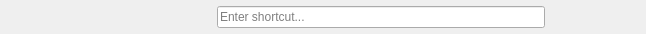
<?xml version="1.0" encoding="UTF-8"?>
<ui version="4.0">
 <class>GUI_ShortcutEntry</class>
 <widget class="QWidget" name="GUI_ShortcutEntry">
  <property name="geometry">
   <rect>
    <x>0</x>
    <y>0</y>
    <width>646</width>
    <height>34</height>
   </rect>
  </property>
  <layout class="QHBoxLayout" name="horizontalLayout">
   <property name="topMargin">
    <number>4</number>
   </property>
   <property name="bottomMargin">
    <number>4</number>
   </property>
   <item>
    <widget class="QLabel" name="lab_description">
     <property name="minimumSize">
      <size>
       <width>200</width>
       <height>0</height>
      </size>
     </property>
     <property name="text">
      <string/>
     </property>
    </widget>
   </item>
   <item>
    <widget class="ShortcutLineEdit" name="le_entry">
     <property name="sizePolicy">
      <sizepolicy hsizetype="MinimumExpanding" vsizetype="Fixed">
       <horstretch>0</horstretch>
       <verstretch>0</verstretch>
      </sizepolicy>
     </property>
     <property name="placeholderText">
      <string>Enter shortcut...</string>
     </property>
     <property name="clearButtonEnabled">
      <bool>true</bool>
     </property>
    </widget>
   </item>
   <item>
    <widget class="QPushButton" name="btn_edit">
     <property name="minimumSize">
      <size>
       <width>24</width>
       <height>24</height>
      </size>
     </property>
     <property name="maximumSize">
      <size>
       <width>24</width>
       <height>24</height>
      </size>
     </property>
     <property name="text">
      <string/>
     </property>
     <property name="iconSize">
      <size>
       <width>20</width>
       <height>20</height>
      </size>
     </property>
     <property name="flat">
      <bool>true</bool>
     </property>
    </widget>
   </item>
   <item>
    <widget class="QPushButton" name="btn_default">
     <property name="minimumSize">
      <size>
       <width>24</width>
       <height>24</height>
      </size>
     </property>
     <property name="maximumSize">
      <size>
       <width>24</width>
       <height>24</height>
      </size>
     </property>
     <property name="text">
      <string/>
     </property>
     <property name="iconSize">
      <size>
       <width>20</width>
       <height>20</height>
      </size>
     </property>
     <property name="flat">
      <bool>true</bool>
     </property>
    </widget>
   </item>
   <item>
    <widget class="QPushButton" name="btn_test">
     <property name="minimumSize">
      <size>
       <width>24</width>
       <height>24</height>
      </size>
     </property>
     <property name="maximumSize">
      <size>
       <width>24</width>
       <height>24</height>
      </size>
     </property>
     <property name="text">
      <string/>
     </property>
     <property name="iconSize">
      <size>
       <width>20</width>
       <height>20</height>
      </size>
     </property>
     <property name="flat">
      <bool>true</bool>
     </property>
    </widget>
   </item>
  </layout>
 </widget>
 <customwidgets>
  <customwidget>
   <class>ShortcutLineEdit</class>
   <extends>QLineEdit</extends>
   <header>GUI/Preferences/Shortcuts/ShortcutLineEdit.h</header>
  </customwidget>
 </customwidgets>
 <resources/>
 <connections/>
</ui>
